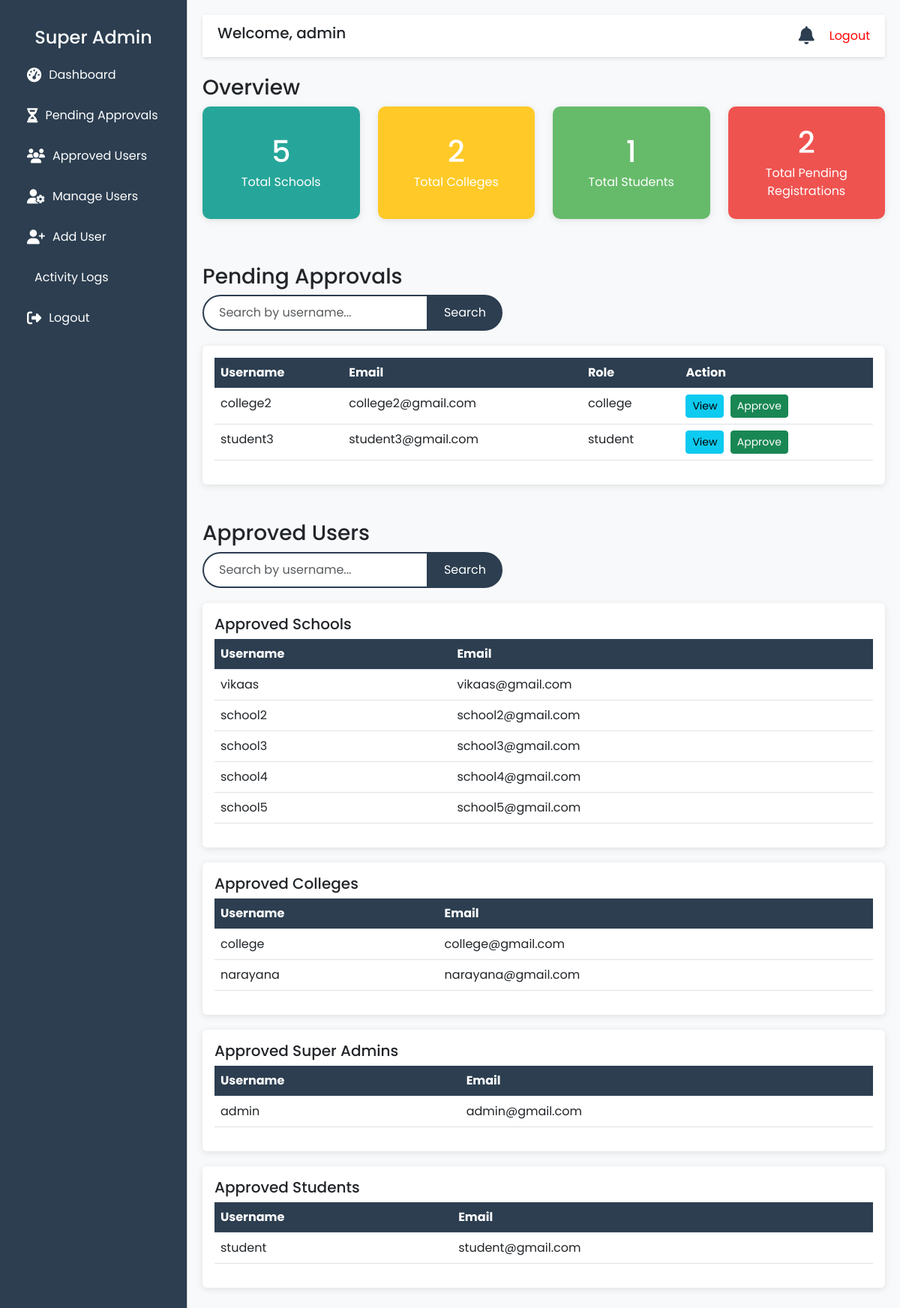
Page /super_admin/dashboard/ (signed in) on the committed database.
### core/models.py (models this page shows, shortened)
class User(AbstractUser):
    USER_TYPE_CHOICES = (
        ('student', 'Student'),
        ('school', 'School'),
        ('college', 'College'),
        ('super_admin', 'Super Admin'),
    )
    user_type = models.CharField(max_length=20, choices=USER_TYPE_CHOICES, default='student')
    is_approved = models.BooleanField(default=False)
    last_login = models.DateTimeField(null=True, blank=True)
    last_logout = models.DateTimeField(null=True, blank=True)
    password_reset_requested_at = models.DateTimeField(null=True, blank=True)
    password_reset_created_at = models.DateTimeField(null=True, blank=True)
    email = models.EmailField(unique=True, error_messages={
        'unique': "A user with that email already exists.",
    })
    objects = CustomUserManager()

### super_admin/views.py (the view, shortened to what this page needs)
# urls.py: path('dashboard/', views.dashboard, name='dashboard'),
@login_required
def dashboard(request):
    if request.user.user_type != 'super_admin':
        return redirect('core:login')
    search_query = request.GET.get('search', '')
    total_schools = User.objects.filter(user_type='school', is_approved=True).count()
    total_colleges = User.objects.filter(user_type='college', is_approved=True).count()
    total_students = User.objects.filter(user_type='student', is_approved=True).count()
    total_pending = User.objects.filter(is_approved=False).exclude(user_type='super_admin').count()
    pending_users = User.objects.filter(is_approved=False).exclude(user_type='super_admin')
    if search_query:
        pending_users = pending_users.filter(
            Q(username__icontains=search_query)
        )
    approved_schools = User.objects.filter(is_approved=True, user_type='school')
    approved_colleges = User.objects.filter(is_approved=True, user_type='college')
    approved_super_admins = User.objects.filter(is_approved=True, user_type='super_admin')
    approved_students = User.objects.filter(is_approved=True, user_type='student')
    context = {
        'total_schools': total_schools,
        'total_colleges': total_colleges,
        'total_students': total_students,
        'total_pending': total_pending,
        'pending_users': pending_users,
        'approved_schools': approved_schools,
        'approved_colleges': approved_colleges,
        'approved_super_admins': approved_super_admins,
        'approved_students': approved_students,
        'search_query': search_query,
    }
    return render(request, 'super_admin/dashboard.html', context)

### core/context_processors.py (called while the page is built)
def notifications(request):
    if request.user.is_authenticated:
        user_notifications = Notification.objects.filter(user=request.user).order_by('-created_at')[:5]
        unread_count = Notification.objects.filter(user=request.user, is_read=False).count()
    else:
        user_notifications = []
        unread_count = 0
    return {
        'notifications': user_notifications,
        'unread_notifications_count': unread_count,
    }

### super_admin/templates/super_admin/dashboard.html (shortened to what this page needs)
{% extends 'super_admin/base.html' %}
{% block content %}
    <div class="mt-4">
        <h3>Overview</h3>
        <div class="row">
            <div class="col-6 col-md-3 mb-3">
                <div class="stat-card" style="background-color: #26a69a;">
                    <h1>{{ total_schools }}</h1>
                    <p>Total Schools</p>
                </div>
            </div>
            <div class="col-6 col-md-3 mb-3">
                <div class="stat-card" style="background-color: #ffca28;">
                    <h1>{{ total_colleges }}</h1>
                    <p>Total Colleges</p>
                </div>
            </div>
            <div class="col-6 col-md-3 mb-3">
                <div class="stat-card" style="background-color: #66bb6a;">
                    <h1>{{ total_students }}</h1>
                    <p>Total Students</p>
                </div>
            </div>
            <div class="col-6 col-md-3 mb-3">
                <div class="stat-card" style="background-color: #ef5350;">
                    <h1>{{ total_pending }}</h1>
                    <p>Total Pending Registrations</p>
                </div>
            </div>
        </div>
    </div>
    <div id="pending-approvals" class="mt-4">
        <h3>Pending Approvals</h3>
        <form method="get" class="search-form">
            <div class="input-group">
                <input type="text" name="search" class="form-control" placeholder="Search by username..." value="{{ search_query }}">
                <button type="submit" class="btn btn-primary">Search</button>
            </div>
        </form>
        <div class="card">
            <div class="card-body">
                <div class="table-container">
                    <table class="table table-hover">
                        <thead>
                            <tr>
                                <th>Username</th>
                                <th>Email</th>
                                <th>Role</th>
                                <th>Action</th>
                            </tr>
                        </thead>
                        <tbody>
                            {% for user in pending_users %}
                                <tr>
                                    <td>{{ user.username }}</td>
                                    <td>{{ user.email }}</td>
                                    <td>{{ user.user_type }}</td>
                                    <td>
                                        <a href="{% url 'super_admin:view_user' user.id %}" class="btn btn-info btn-sm me-1">View</a>
                                        <a href="{% url 'super_admin:approve_user' user.id %}" class="btn btn-success btn-sm">Approve</a>
                                    </td>
                                </tr>
                            {% empty %}
                                <tr>
                                    <td colspan="4">No pending approvals.</td>
                                </tr>
                            {% endfor %}
                        </tbody>
                    </table>
                </div>
            </div>
        </div>
    </div>
    <div id="approved-users" class="mt-5">
        <h3>Approved Users</h3>
        <form method="get" class="search-form">
            <div class="input-group">
                <input type="text" name="search" class="form-control" placeholder="Search by username..." value="{{ search_query }}">
                <button type="submit" class="btn btn-primary">Search</button>
            </div>
        </form>
        <div class="card">
            <div class="card-body">
                <h5>Approved Schools</h5>
                <div class="table-container">
                    <table class="table table-hover">
                        <thead>
                            <tr>
                                <th>Username</th>
                                <th>Email</th>
                            </tr>
                        </thead>
                        <tbody>
                            {% for user in approved_schools %}
                                <tr>
                                    <td>{{ user.username }}</td>
                                    <td>{{ user.email }}</td>
                                </tr>
                            {% empty %}
                                <tr>
                                    <td colspan="2">No approved schools.</td>
                                </tr>
                            {% endfor %}
                        </tbody>
                    </table>
                </div>
            </div>
        </div>
        <div class="card">
            <div class="card-body">
                <h5>Approved Colleges</h5>
                <div class="table-container">
                    <table class="table table-hover">
                        <thead>
                            <tr>
                                <th>Username</th>
                                <th>Email</th>
                            </tr>
                        </thead>
                        <tbody>
                            {% for user in approved_colleges %}
                                <tr>
                                    <td>{{ user.username }}</td>
                                    <td>{{ user.email }}</td>
                                </tr>
                            {% empty %}
                                <tr>
                                    <td colspan="2">No approved colleges.</td>
                                </tr>
                            {% endfor %}
                        </tbody>
                    </table>
                </div>
            </div>
        </div>
        <div class="card">
            <div class="card-body">
                <h5>Approved Super Admins</h5>
                <div class="table-container">
                    <table class="table table-hover">
                        <thead>
                            <tr>
                                <th>Username</th>
                                <th>Email</th>
                            </tr>
                        </thead>
                        <tbody>
                            {% for user in approved_super_admins %}
                                <tr>
                                    <td>{{ user.username }}</td>
                                    <td>{{ user.email }}</td>
                                </tr>
                            {% empty %}
                                <tr>
                                    <td colspan="2">No approved super admins.</td>
                                </tr>
                            {% endfor %}
                        </tbody>
                    </table>
                </div>
            </div>
        </div>
        <div class="card">
            <div class="card-body">
                <h5>Approved Students</h5>
                <div class="table-container">
                    <table class="table table-hover">
                        <thead>
                            <tr>
                                <th>Username</th>
                                <th>Email</th>
                            </tr>
                        </thead>
                        <tbody>
                            {% for user in approved_students %}
                                <tr>
                                    <td>{{ user.username }}</td>
                                    <td>{{ user.email }}</td>
                                </tr>
                            {% empty %}
                                <tr>
                                    <td colspan="2">No approved students.</td>
                                </tr>
                            {% endfor %}
                        </tbody>
                    </table>
                </div>
            </div>
        </div>
    </div>
{% endblock %}

### super_admin/templates/super_admin/base.html (shortened to what this page needs)
<!DOCTYPE html>
<html lang="en">
<head>
    <link href="https://cdn.jsdelivr.net/npm/bootstrap@5.3.0/dist/css/bootstrap.min.css" rel="stylesheet">
    <link rel="stylesheet" href="https://cdnjs.cloudflare.com/ajax/libs/font-awesome/6.4.0/css/all.min.css">
</head>
<body>
    <div class="sidebar offcanvas offcanvas-start" tabindex="-1" id="sidebarMenu" aria-labelledby="sidebarMenuLabel">
        <div class="offcanvas-body">
            <h4 class="text-center sidebar-header">Super Admin</h4>
            <a href="{% url 'super_admin:dashboard' %}"><i class="fas fa-tachometer-alt"></i> Dashboard</a>
            <a href="{% url 'super_admin:dashboard' %}#pending-approvals"><i class="fas fa-hourglass-half"></i> Pending Approvals</a>
            <a href="{% url 'super_admin:dashboard' %}#approved-users"><i class="fas fa-users"></i> Approved Users</a>
            <a href="{% url 'super_admin:manage_users' %}"><i class="fas fa-user-cog"></i> Manage Users</a>
            <a href="{% url 'super_admin:add_user' %}"><i class="fas fa-user-plus"></i> Add User</a>
            <a href="{% url 'super_admin:activity_logs' %}"> Activity Logs</a>
            <a href="{% url 'core:logout' %}"><i class="fas fa-sign-out-alt"></i> Logout</a>
        </div>
    </div>
    <div class="main-content">
        <div class="top-bar">
            <div class="d-flex align-items-center">
                <h5 class="welcome-text">Welcome, {{ user.username }}</h5>
            </div>
            <div class="d-flex align-items-center">
                <div class="notifications-wrapper">
                    <a href="#" class="notifications-icon" data-bs-toggle="dropdown" aria-expanded="false" id="notificationTrigger">
                        <i class="fas fa-bell"></i>
                    </a>
                </div>
                <a href="{% url 'core:logout' %}" class="" style="color: red; text-decoration:none;">Logout</a>
            </div>
        </div>
        {% block content %}
        {% endblock %}
    </div>
</body>
</html>

### super_admin/templates/super_admin/base.html (style rules this page uses)
body { font-family: 'Poppins', sans-serif; background-color: #f8f9fa; }
.sidebar { min-height: 100vh; background-color: #2C3E50; color: white; padding-top: 20px; position: fixed; width: 250px !important; top: 0; left: 0; z-index: 2000; display: block !important; visibility: visible !important; opacity: 1 !important; }
.sidebar a { color: white; padding: 15px 20px; display: flex; align-items: center; text-decoration: none; }
.sidebar a i { margin-right: 10px; font-size: 1.2rem; }
.main-content { margin-left: 250px; padding: 20px; }
.top-bar { background-color: white; padding: 10px 20px; box-shadow: 0 2px 5px rgba(0, 0, 0, 0.1); display: flex; justify-content: space-between; align-items: center; z-index: 1000; }
.notifications-wrapper { position: relative; margin-right: 20px; }
.notifications-icon { font-size: 1.5rem; color: #2C3E50; cursor: pointer; position: relative; }
.stat-card { border-radius: 10px; color: white; padding: 20px; text-align: center; box-shadow: 0 2px 10px rgba(0, 0, 0, 0.1); margin-bottom: 20px; min-height: 150px; display: flex; flex-direction: column; justify-content: center; align-items: center; }
.stat-card h1 { font-size: 2.5rem; margin: 0; }
.stat-card p { margin: 5px 0 0; font-size: 1rem; }
.card { border: none; box-shadow: 0 2px 10px rgba(0, 0, 0, 0.1); margin-bottom: 20px; }
.table { background-color: white; }
.table th { background-color: #2C3E50; color: white; }
.table-container { max-height: 300px; overflow-y: auto; position: relative; }
.search-form { margin-bottom: 20px; }
.search-form .input-group { max-width: 400px; }
.search-form .form-control { border-radius: 50px 0 0 50px; border: 2px solid #2C3E50; padding: 10px 20px; font-size: 1rem; box-shadow: none; transition: border-color 0.3s ease; }
.search-form .btn-primary { border-radius: 0 50px 50px 0; background-color: #2C3E50; border: 2px solid #2C3E50; padding: 10px 20px; font-size: 1rem; transition: background-color 0.3s ease, border-color 0.3s ease; }
@media (min-width: 1150px) { .sidebar.offcanvas { display: block !important; transform: none !important; visibility: visible !important; } }
@media (min-width: 1150px) { .welcome-text { display: inline !important; } }
@media (min-width: 1150px) { .sidebar-header { display: block !important; } }

### rows in the picture
User: username "admin", email "admin@gmail.com"
User: username "college2", email "college2@gmail.com", user_type "college"
User: username "student3", email "student3@gmail.com", user_type "student"
User: username "vikaas", email "vikaas@gmail.com"
User: username "school2", email "school2@gmail.com"
User: username "school3", email "school3@gmail.com"
User: username "school4", email "school4@gmail.com"
User: username "school5", email "school5@gmail.com"
User: username "college", email "college@gmail.com"
User: username "narayana", email "narayana@gmail.com"
User: username "student", email "student@gmail.com"

### other values in the picture
{{ total_schools }} "5"
{{ total_colleges }} "2"
{{ total_students }} "1"
{{ total_pending }} "2"
